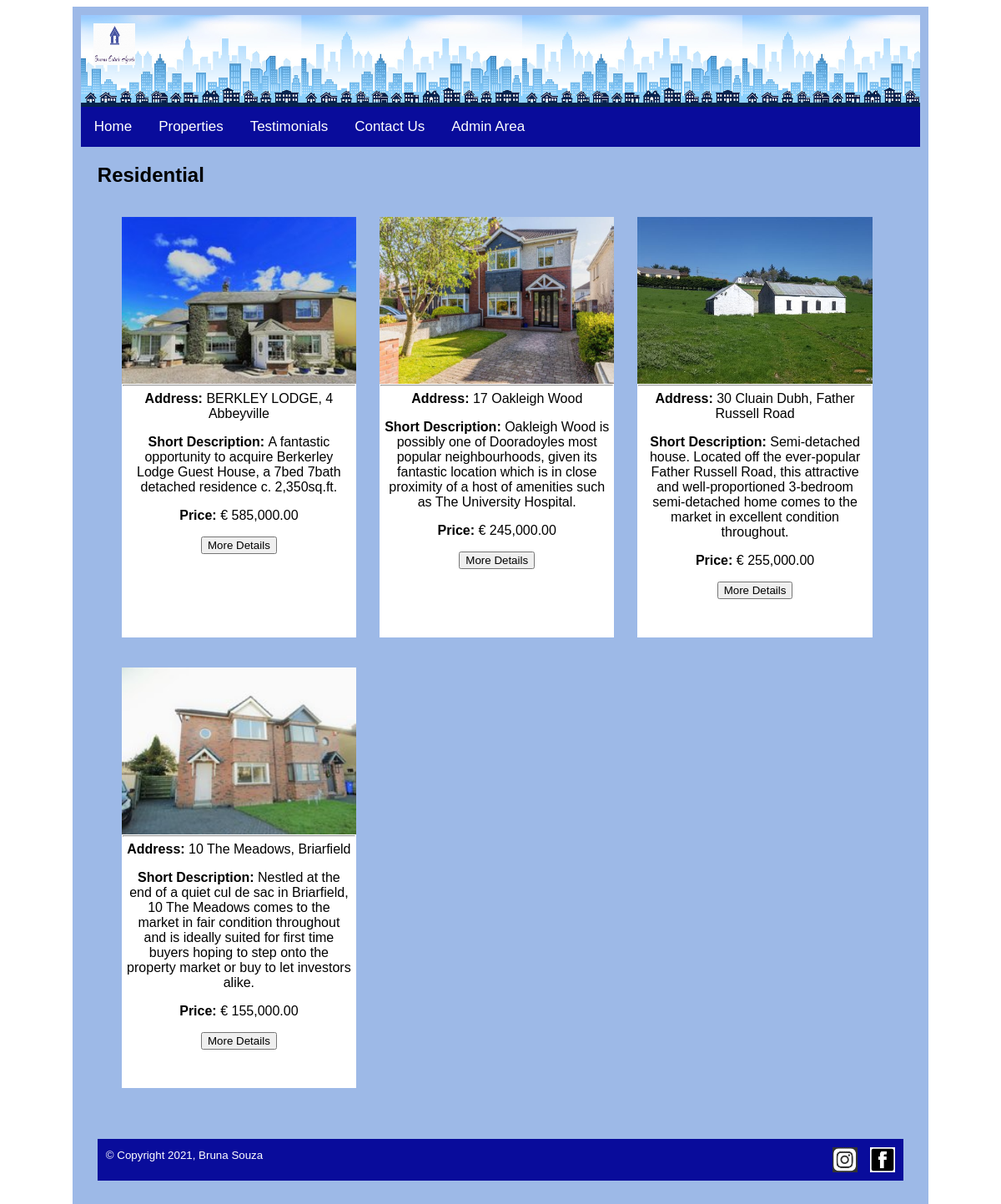
The page /template.php?pageName=displayAllProperties&categoryid=1&name=Residential on the database its author committed.
### tables this page shows
CREATE TABLE `property` (
  `propertyid` int(11) NOT NULL,
  `address1` varchar(50) NOT NULL,
  `town` varchar(50) NOT NULL,
  `county` varchar(50) NOT NULL,
  `price` double NOT NULL,
  `bedrooms` int(2) DEFAULT NULL,
  `shortdescription` text NOT NULL,
  `longdescription` text NOT NULL,
  `image` varchar(50) NOT NULL,
  `categoryid` int(11) NOT NULL,
  `vendorid` int(11) NOT NULL
);

### displayAllProperties.php (the view, shortened to what this page needs)
<!DOCTYPE HTML>
<html lang="en">
  <div id="content">
    <?php
      require 'connect.php';
      $sql="SELECT * from property ";
      $category = "All Properties";
      if (isset($_GET["categoryid"])) {
        $categoryId = $_GET["categoryid"];
        $category = $_GET["name"];
        $sql = "$sql INNER JOIN category ON category.categoryId = property.categoryId WHERE property.categoryId = $categoryId";
      }
    ?>
    <h2><?php echo $category ?></h2>
      <?php
        $result=mysqli_query($link, $sql);
        if(mysqli_num_rows($result)>0){
          $cols = 3;
          $counter = 1;
          while($row=mysqli_fetch_array($result)) {
            if(($counter % $cols) == 1) {
      ?>
              <br><br>
              <div class="newrow">
              <?php
            }
            $propertyid=$row["propertyid"];
            $image=$row["image"];
            $shortdescription=$row["shortdescription"];
            $address1=$row["address1"];
            $price=$row["price"];?>
              <div class="col">
                <div class="card">
                    <?php
                      echo '<div id="img" style="background-image: url(\'' . $image . '\'); background-size:cover;"></div>';
                    ?>
                    <hr>
                  <div class="card-body">
                    <?php
                      echo "<strong>Address: </strong>$address1";
                      echo "<div id=\"shortDescription\">
                      <strong>Short Description: </strong>$shortdescription</div>";
                      $displayPrice = number_format($price, 2, '.', ',');
                      echo "<strong>Price: </strong> € $displayPrice";
                    ?>
                    <div class="detailslink">
                      <?php echo "<a href='template.php?propertyid=$propertyid&pageName=propertyDetails'><button>More Details</button></a>";?>
                      <br><br>
                    </div>
                  </div>
                </div>
              </div>
              <?php
            if(($counter % $cols) == 0) {
              echo "</div>";
            }
            $counter++;
          }
        }
        echo"</div><br><br>";
        mysqli_close($link); ?>
  </div>
</html>

### css/styles.css (style rules this page uses)
body { background-color: #ffffff; }
#header { height: 110px; background-repeat: repeat-x; background-image: url("../images/header.jpeg"); background-size: auto 110px; }
#logo { float:left; margin-top: 10px; margin-left: 15px; }
.topnav { overflow: hidden; background-color: #090C9B; }
.topnav a { float: left; color: #ffffff; padding: 14px 16px; text-decoration: none; font-size: 17px; }
.dropdown { float: left; overflow: hidden; }
.dropdown .dropbtn { font-size: 17px; border: none; color: #ffffff; padding: 14px 16px; background-color: inherit; font-family: inherit; }
#content { min-height: 400px; }
.content h2 { margin:0%; }
.content a { text-decoration: none; color: #000000; }
.newrow { overflow:hidden; margin-left: 3%; }
.col { width: 30%; float: left; margin-right: 3%; }
.card { background-color: white; text-align: center; min-height: 400px; }
#img { height: 200px; }
hr { margin: 1px; }
.card-body { padding: 5px; min-height: 290px; }
#footer { background-color: #090C9B; color: #ffffff; height: 30px; margin-top: 25px; padding: 10px; }
#facebookLogo { float:right; margin-left: 15px; }
#InstagramLogo { float:right; }

### rows shown on the page
property: image (picture), address1 "BERKLEY LODGE, 4 Abbeyville", shortdescription "A fantastic opportunity to acquire Berkerley Lodge Guest House, a 7bed 7bath detached residence c. 2,350sq.ft.", price "585,000.00"
property: image (picture), address1 "17 Oakleigh Wood", shortdescription "Oakleigh Wood is possibly one of Dooradoyles most popular neighbourhoods, given its fantastic location which is in close proximity of a host of amenities such as The University Hospital.", price "245,000.00"
property: image (picture), address1 "30 Cluain Dubh, Father Russell Road", shortdescription "Semi-detached house. Located off the ever-popular Father Russell Road, this attractive and well-proportioned 3-bedroom semi-detached home comes to the market in excellent condition throughout.", price "255,000.00"
property: image (picture), address1 "10 The Meadows, Briarfield", shortdescription "Nestled at the end of a quiet cul de sac in Briarfield, 10 The Meadows comes to the market in fair condition throughout and is ideally suited for first time buyers hoping to step onto the property market or buy to let investors alike.", price "155,000.00"

### other values the page prints
$category "Residential"
